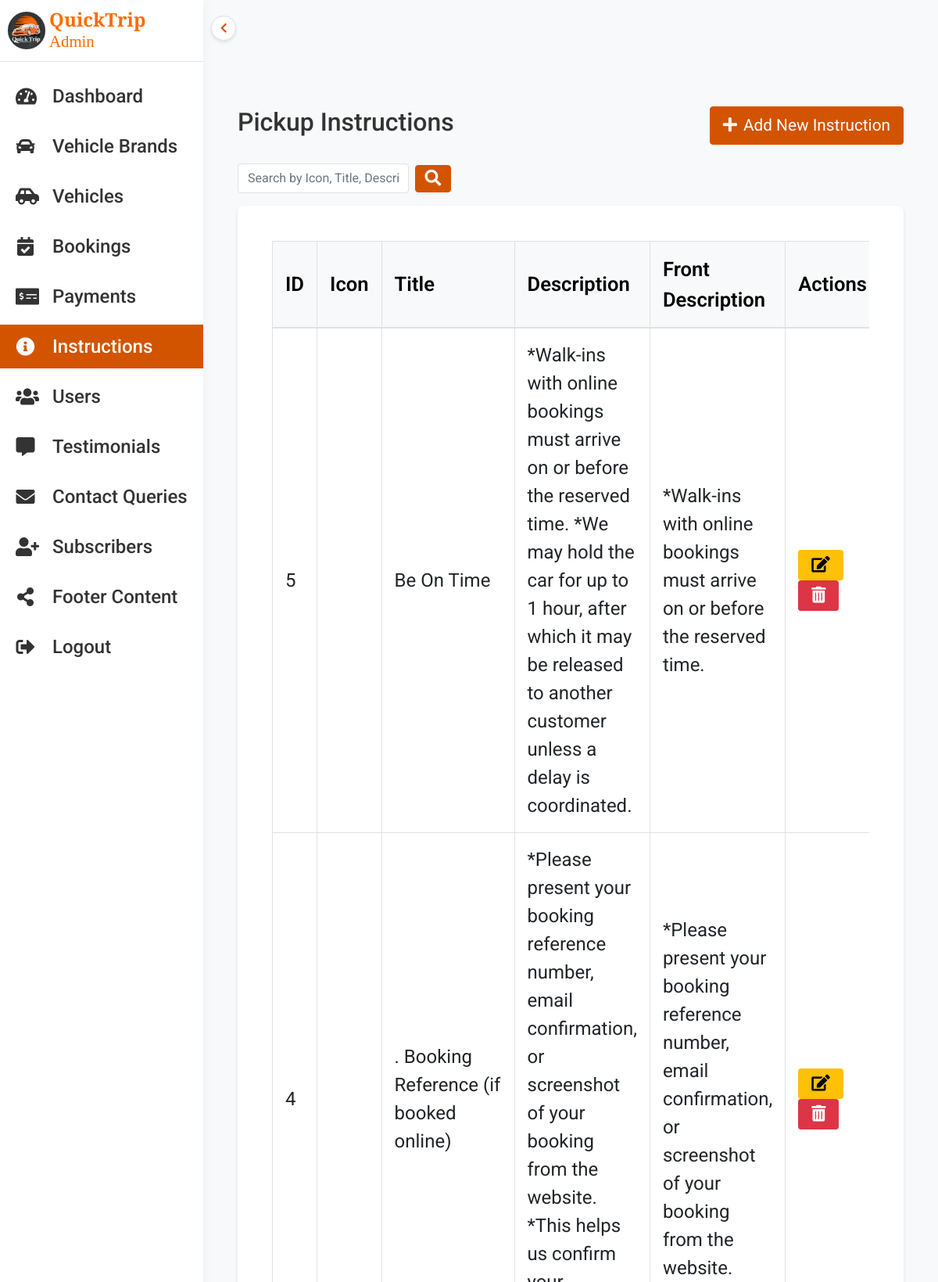
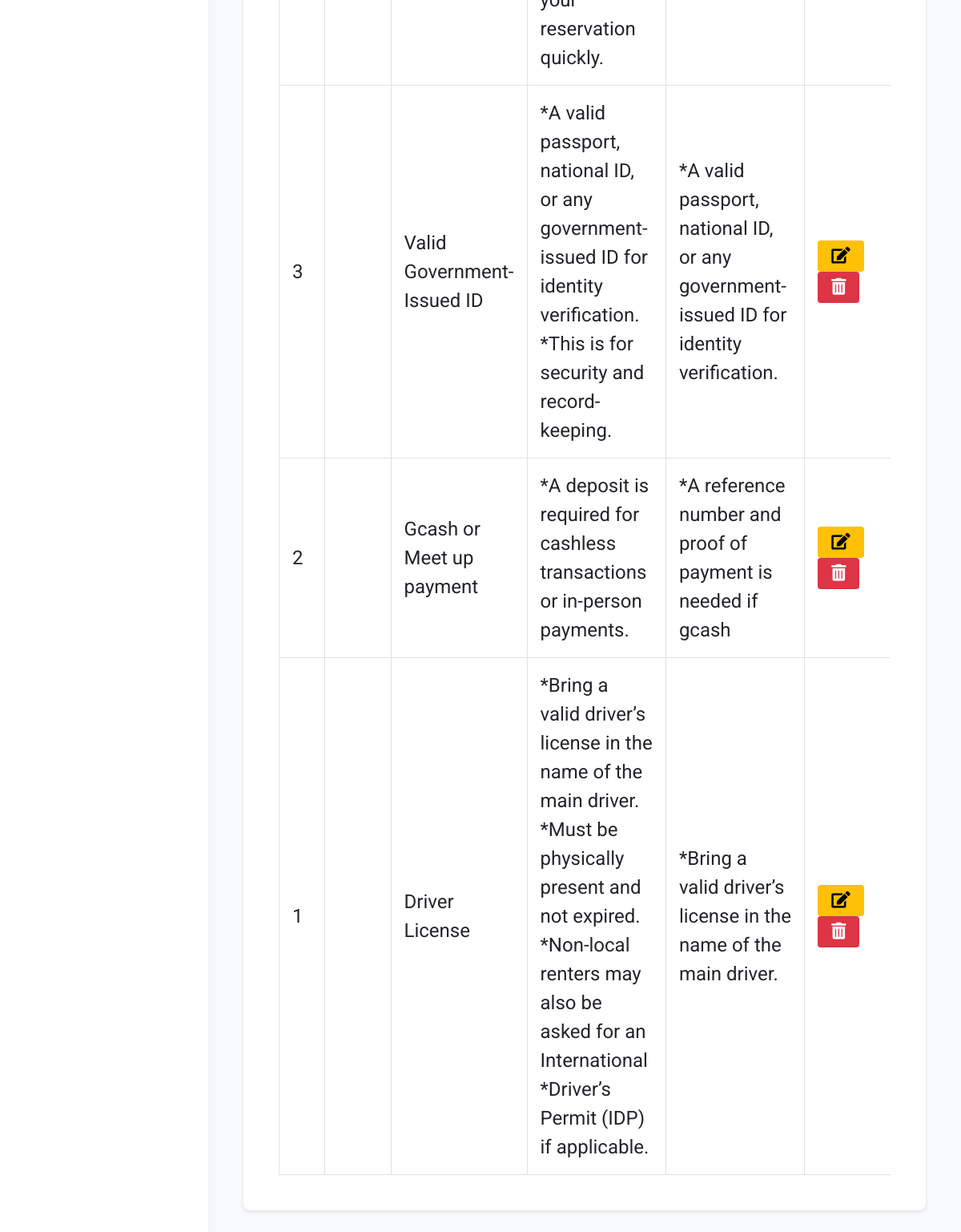
The app's page /admin/pickup_instructions.php (signed in) with its own data (2 pictures, top to bottom).
### tables this page shows
CREATE TABLE `pickup_instructions` (
  `id` int(11) NOT NULL,
  `icon` varchar(100) NOT NULL,
  `title` varchar(255) NOT NULL,
  `description` text NOT NULL,
  `front_description` varchar(255) NOT NULL DEFAULT ''
);

### admin/pickup_instructions.php (the view, shortened to what this page needs)
<?php
$search = isset($_GET['search']) ? trim($_GET['search']) : '';
$query = "SELECT * FROM pickup_instructions WHERE 1";
$query .= " ORDER BY id DESC";
$result = mysqli_query($conn, $query);
$instructions = mysqli_fetch_all($result, MYSQLI_ASSOC);
include 'includes/header.php';
?>
<div class="container-fluid">
    <div class="d-flex justify-content-between align-items-center mb-4">
        <h2>Pickup Instructions</h2>
        <button class="btn btn-primary" data-bs-toggle="modal" data-bs-target="#addInstructionModal">
            <i class="fas fa-plus"></i> Add New Instruction
        </button>
    </div>
    <form class="row g-3 mb-3 align-items-center" method="get" action="">
        <div class="col-md-4 d-flex align-items-center">
            <input type="text" class="form-control" name="search" placeholder="Search by Icon, Title, Description..." value="<?php echo htmlspecialchars($search); ?>">
            <button type="submit" class="btn btn-primary ms-2" title="Search" style="padding: 0.375rem 0.75rem;">
                <i class="fas fa-search"></i>
            </button>
        </div>
    </form>
    <div class="card">
        <div class="card-body">
            <div id="top-scroll-instructions" style="overflow-x: auto; overflow-y: hidden; width: 100%;">
                <div style="width: max-content; height: 1px;"></div>
            </div>
            <div id="table-scroll-instructions" class="table-responsive">
                <table class="table table-bordered table-hover align-middle" id="instructions-table">
                    <thead class="table-light">
                        <tr>
                            <th>ID</th>
                            <th>Icon</th>
                            <th>Title</th>
                            <th>Description</th>
                            <th>Front Description</th>
                            <th style="width: 140px;">Actions</th>
                        </tr>
                    </thead>
                    <tbody>
                    <?php foreach ($instructions as $inst): ?>
                        <tr>
                            <td><?php echo $inst['id']; ?></td>
                            <td><i class="<?php echo htmlspecialchars($inst['icon']); ?>" style="font-size:2rem;color:#D35400"></i></td>
                            <td><?php echo htmlspecialchars($inst['title']); ?></td>
                            <td><?php echo htmlspecialchars($inst['description']); ?></td>
                            <td><?php echo htmlspecialchars($inst['front_description'] ?? ''); ?></td>
                            <td>
                                <button class="btn btn-sm btn-warning me-1" data-bs-toggle="modal" data-bs-target="#editInstructionModal<?php echo $inst['id']; ?>">
                                    <i class="fas fa-edit"></i>
                                </button>
                                <form method="post" style="display:inline" onsubmit="return confirm('Delete this instruction?');">
                                    <button type="submit" name="delete" class="btn btn-sm btn-danger">
                                        <i class="fas fa-trash-alt"></i>
                                    </button>
                                </form>
                            </td>
                        </tr>
                    <?php endforeach; ?>
                    </tbody>
                </table>
            </div>
        </div>
    </div>
</div>
<?php include 'includes/footer.php';  ?>

### admin/includes/header.php (shortened to what this page needs)
<!DOCTYPE html>
<html lang="en">
<head>
    <link href="https://cdn.jsdelivr.net/npm/bootstrap@5.1.3/dist/css/bootstrap.min.css" rel="stylesheet">
    <link href="https://cdnjs.cloudflare.com/ajax/libs/font-awesome/5.15.4/css/all.min.css" rel="stylesheet">
    <link href="css/admin-style.css" rel="stylesheet">
</head>
<body>
    <?php include 'sidebar.php'; ?>
    <div class="main-content">
        <button id="desktopSidebarToggle" class="desktop-sidebar-toggle">
            <i class="fas fa-chevron-left"></i>
        </button>
        <div class="container-fluid py-4">

### admin/includes/sidebar.php (shortened to what this page needs)
<?php
$current_page = basename($_SERVER['PHP_SELF']);
?>
<div class="sidebar">
    <div class="sidebar-header">
        <img src="../user/image/logo.jpg" alt="QuickTrip" class="sidebar-logo">
        <div class="header-text">
            <span class="brand-name">QuickTrip</span>
            <span class="admin-text">Admin</span>
        </div>
    </div>
    <ul class="sidebar-menu">
        <li>
            <a href="dashboard.php" <?php echo ($current_page == 'dashboard.php') ? 'class="active"' : ''; ?>>
                <i class="fas fa-tachometer-alt"></i> Dashboard
            </a>
        </li>
        <li>
            <a href="vehicle_brands.php" <?php echo ($current_page == 'vehicle_brands.php') ? 'class="active"' : ''; ?>>
                <i class="fas fa-car"></i> Vehicle Brands
            </a>
        </li>
        <li>
            <a href="vehicles.php" <?php echo ($current_page == 'vehicles.php') ? 'class="active"' : ''; ?>>
                <i class="fas fa-car-side"></i> Vehicles
            </a>
        </li>
        <li>
            <a href="bookings.php" <?php echo ($current_page == 'bookings.php') ? 'class="active"' : ''; ?>>
                <i class="fas fa-calendar-check"></i> Bookings
            </a>
        </li>
        <li>
            <a href="payments.php" <?php echo ($current_page == 'payments.php') ? 'class="active"' : ''; ?>>
                <i class="fas fa-money-check-alt"></i> Payments
            </a>
        </li>
        <li>
            <a href="pickup_instructions.php" <?php echo ($current_page == 'pickup_instructions.php') ? 'class="active"' : ''; ?>>
                <i class="fas fa-info-circle"></i> Instructions
            </a>
        </li>
        <li>
            <a href="users.php" <?php echo ($current_page == 'users.php') ? 'class="active"' : ''; ?>>
                <i class="fas fa-users"></i> Users
            </a>
        </li>
        <li>
            <a href="testimonials.php" <?php echo ($current_page == 'testimonials.php') ? 'class="active"' : ''; ?>>
                <i class="fas fa-comment-alt"></i> Testimonials
            </a>
        </li>
        <li>
            <a href="contact_queries.php" <?php echo ($current_page == 'contact_queries.php') ? 'class="active"' : ''; ?>>
                <i class="fas fa-envelope"></i> Contact Queries
            </a>
        </li>
        <li>
            <a href="subscribers.php" <?php echo ($current_page == 'subscribers.php') ? 'class="active"' : ''; ?>>
                <i class="fas fa-user-plus"></i> Subscribers
            </a>
        </li>
        <li>
            <a href="footer_content.php" <?php echo ($current_page == 'footer_content.php') ? 'class="active"' : ''; ?>>
                <i class="fas fa-share-alt"></i> Footer Content
            </a>
        </li>
        <li>
            <a href="logout.php">
                <i class="fas fa-sign-out-alt"></i> Logout
            </a>
        </li>
    </ul>
</div>

### admin/includes/footer.php (shortened to what this page needs)
        </div>
    </div>
</body>
</html>

### admin/css/admin-style.css (style rules this page uses)
:root { --primary-color: #D35400; --primary-color-dark: #b44600; --text-dark: #333333; --text-light: #666666; --white: #ffffff; --light-bg: #f8f9fa; --border-color: #dee2e6; --max-width: 1200px; }
* { margin: 0; padding: 0; box-sizing: border-box; }
body { font-family: "Roboto", sans-serif; background-color: var(--light-bg); color: var(--text-dark); min-height: 100vh; margin: 0; padding: 0; }
.sidebar { position: fixed; left: 0; top: 0; bottom: 0; width: 260px; background-color: var(--white); color: var(--text-dark); z-index: 1000; transform: translateX(0); transition: transform 0.3s cubic-bezier(0.4, 0, 0.2, 1), width 0.3s cubic-bezier(0.4, 0, 0.2, 1); box-shadow: 0 0 15px rgba(0, 0, 0, 0.05); }
.sidebar-header { padding: 1.5rem; border-bottom: 1px solid var(--border-color); }
.sidebar-menu { list-style: none; padding: 1rem 0; }
.sidebar-menu li { margin-bottom: 0.5rem; }
.sidebar-menu a { display: flex; align-items: center; padding: 10px 20px; color: var(--text-dark); text-decoration: none; transition: all 0.3s ease; font-size: 1.5rem; font-weight: 500; gap: 10px; }
.sidebar-menu a:hover, .sidebar-menu a.active { background-color: var(--primary-color); color: var(--white); }
.sidebar-menu a i { margin-right: 0.75rem; width: 25px; text-align: center; font-size: 1.5rem; }
.main-content { margin-left: 260px; padding: 80px 20px 20px; min-height: 100vh; background-color: #f8f9fa; transition: margin-left 0.3s cubic-bezier(0.4, 0, 0.2, 1); width: calc(100% - 260px); }
.container-fluid { max-width: 1500px; margin: 0 auto; padding-top: 2rem; }
.card { background-color: var(--white); border: none; border-radius: 10px; padding: 20px; margin-bottom: 1rem; box-shadow: 0 2px 4px rgba(0,0,0,0.1); transition: all 0.3s ease; }
.card-body { padding: 1.5rem; }
.card-body i { font-size: 1.5rem; transition: transform 0.3s ease; }
.table { width: 100%; margin-bottom: 1rem; background-color: transparent; }
.table th { font-size: 1.6rem; font-weight: 600; background-color: #f8f9fa; border-bottom: 2px solid var(--border-color); padding: 1rem; vertical-align: middle; }
.table td { padding: 1rem; font-size: 1.5rem; vertical-align: middle; border-top: 1px solid var(--border-color); }
.btn-primary { background-color: var(--primary-color); border-color: var(--primary-color); }
.form-control { background-color: var(--white); border-color: var(--border-color); color: var(--text-dark); }
.card { transition: all 0.3s ease; cursor: pointer; }
.card { border: none; border-radius: 10px; overflow: hidden; margin-bottom: 1rem; transition: all 0.3s cubic-bezier(0.4, 0, 0.2, 1); }
.card i { transition: transform 0.3s ease; }
.card { background: #fff; border-radius: 8px; box-shadow: 0 2px 4px rgba(0,0,0,0.1); margin-bottom: 1.5rem; }
.card .table { margin-bottom: 0; }
.desktop-sidebar-toggle { position: fixed; top: 20px; left: 270px; z-index: 1040; background: var(--white); color: var(--primary-color); border: 1px solid var(--border-color); border-radius: 50%; width: 32px; height: 32px; display: flex; align-items: center; justify-content: center; cursor: pointer; transition: all 0.3s cubic-bezier(0.4, 0, 0.2, 1); box-shadow: 0 2px 4px rgba(0,0,0,0.1); }
.desktop-sidebar-toggle i { font-size: 14px; transition: transform 0.3s ease; }
.sidebar { transition: all 0.3s ease; }
.main-content { transition: margin-left 0.3s ease; }
.btn-primary, .btn-success, .btn-warning, .btn-danger { font-size: 1.3rem; padding: 0.5rem 1rem; display: inline-flex; align-items: center; gap: 0.5rem; }
.btn-primary i, .btn-success i, .btn-warning i, .btn-danger i { font-size: 1.3rem; }

### admin/includes/sidebar.php (style rules this page uses)
.sidebar-header { display: flex; align-items: center; gap: 5px; padding: 10px; }
.sidebar-logo { width: 3rem; height: 3rem; object-fit: cover; border-radius: 50%; }
.header-text { display: flex; flex-direction: column; line-height: 1.5; margin-top: 3px; }
.brand-name { color: #ff6b00; font-weight: bold; font-size: 1.5rem; font-family: 'Playfair Display', serif; line-height: 1; }
.admin-text { color: #ff6b00; font-size: 1.3rem; font-family: 'Playfair Display', serif; }

### records on screen
pickup_instructions: id "5", title "Be On Time", description "*Walk-ins with online bookings must arrive on or before the reserved time. *We may hold the car for up to 1 hour, after which it may be released to another customer unless a delay is coordinated.", front_description "*Walk-ins with online bookings must arrive on or before the reserved time."
pickup_instructions: id "4", title ". Booking Reference (if booked online)", description "*Please present your booking reference number, email confirmation, or screenshot of your booking from the website. *This helps us confirm your reservation quickly.", front_description "*Please present your booking reference number, email confirmation, or screenshot of your booking from the website."
pickup_instructions: id "3", title "Valid Government-Issued ID", description "*A valid passport, national ID, or any government-issued ID for identity verification. *This is for security and record-keeping.", front_description "*A valid passport, national ID, or any government-issued ID for identity verification."
pickup_instructions: id "2", title "Gcash or Meet up payment", description "*A deposit is required for cashless transactions or in-person payments.", front_description "*A reference number and proof of payment is needed if gcash"
pickup_instructions: id "1", title "Driver License", description "*Bring a valid driver’s license in the name of the main driver. *Must be physically present and not expired. *Non-local renters may also be asked for an International *Driver’s Permit (IDP) if applicable.", front_description "*Bring a valid driver’s license in the name of the main driver."
